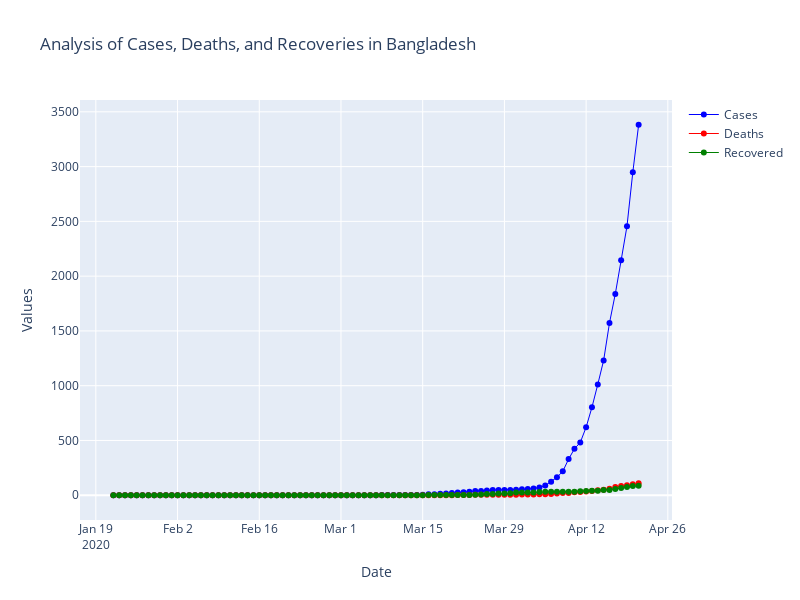

The notebook cell saved with this chart:
### Code cell
#visualizing overall condition due to the coronavirus in Bangladesh
fig2 = go.Figure()

fig2.add_trace(go.Scatter(x = bd_cases['Date'], y = bd_cases['Cases'], mode = 'lines+markers', name = 'Cases', line = dict(color = 'blue', width = 1)))
fig2.add_trace(go.Scatter(x = bd_deaths['Date'], y = bd_deaths['Deaths'], mode = 'lines+markers', name = 'Deaths', line = dict(color = 'red', width = 1)))
fig2.add_trace(go.Scatter(x = bd_recovered['Date'], y = bd_recovered['Recovered'], mode = 'lines+markers', name = 'Recovered', line = dict(color = 'green', width = 1)))

fig2.update_layout(title = "Analysis of Cases, Deaths, and Recoveries in Bangladesh", xaxis_title = "Date", yaxis_title = "Values", height = 600, width = 800)
   
fig2.show()
